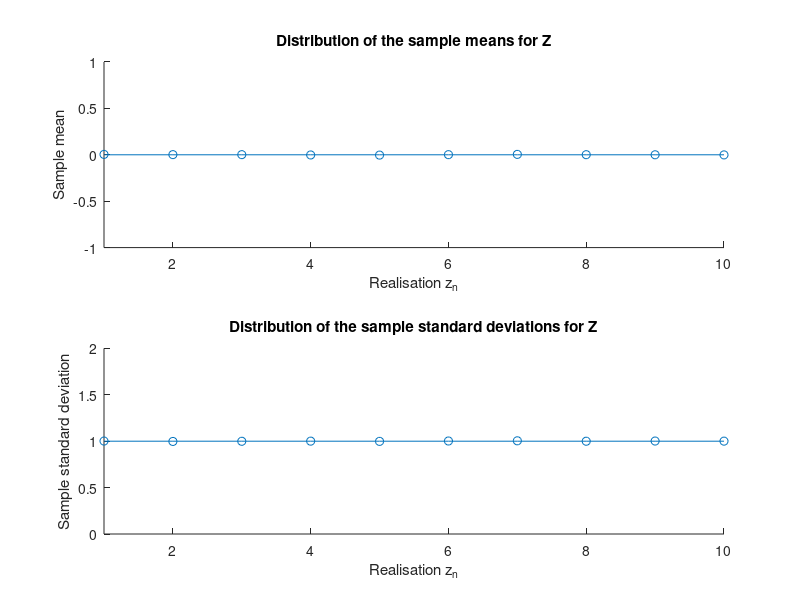

MATLAB code to generate this figure: (Note: this script raises an error after producing the figure.)
clear;
close all;

%% 1.1 Statistical Estimation: Normal distribution

N = 1E5; %number of samples in each realisation
Ens = 10; %number of realisations in the ensemble
nbins = 10; %number of bins in the histogram

m = 0; %theoretical mean
sigma = 1;  %theoretical standard deviation

z = randn(1, N); %create a 1000-sample realisation

m_hat = mean(z); %compute sample mean
sigma_hat = std(z); %compute sample standard distribution

Z = randn(Ens, N); %create an ensemble of 10 1000-sample realisations

M = mean(Z,2); %compute each realisation's sample mean
SIGMA = std(Z,0,2);%compute each realisation's sample standard distribution

n = 1:Ens; %create vector for the x-axis

figure;
subplot(2,1,1);  % Scatter the sample means around the theoretical value
hold on;
scatter(n,M);
plot(n, m*ones(1, length(n)));
axis([1 10 -1 1]);
title('Distribution of the sample means for Z');
xlabel('Realisation z_{n}');
ylabel('Sample mean');

subplot(2,1,2); %Scatter the sample std deviations around the theoretical 
                %value
hold on;
scatter(n,SIGMA);
plot(n, sigma*ones(1, length(n)));
axis([1 10 0 2]);
title('Distribution of the sample standard deviations for Z');
xlabel('Realisation z_{n}');
ylabel('Sample standard deviation');

figure; %Produce a histogram to approximate the pdf
t = -5:.1:4.9;
pdf_z = 1/sqrt(2*pi)*exp(-t.^2/2);
histogram(z, nbins, 'Normalization', 'pdf');
axis([-5 5 0 0.5]);
hold on;
plot(t, pdf_z);

title('Approximation of pdf_{Z}(z) with 10 bins and N = 1000');
xlabel('z');
ylabel('pdf_{Z}(z)')